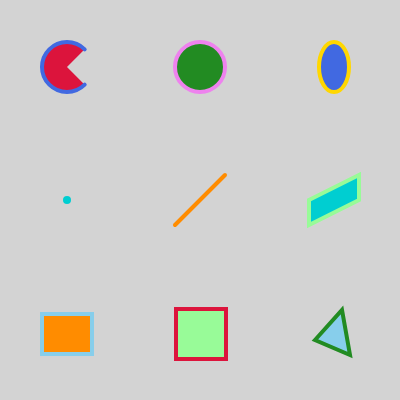
Frame 1 (no input)
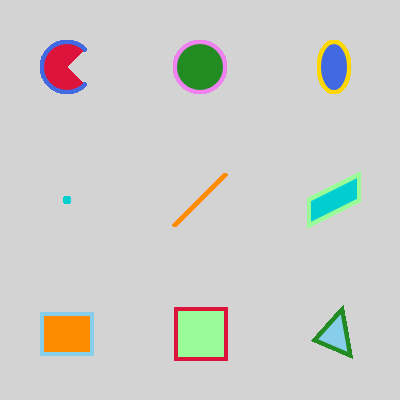
Frame 60 (no input)
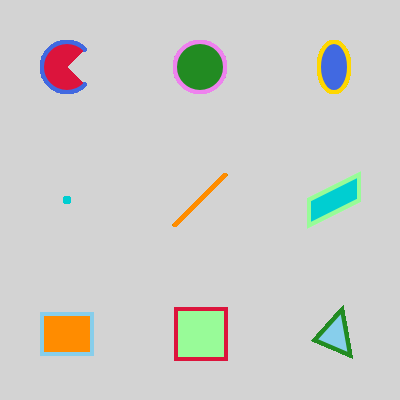
Frame 120 (the mouse pressed at the canvas centre since frame 60)

The p5.js sketch that drew these frames (run headless with seeded random() and noise() and a simulated clock; from frame 60 on, the mouse is pressed at the canvas centre):

// p5.js sketch
// ── sketch.js
function setup() {
  createCanvas(400, 400);
  // By default angles in p5js are specified in radians.
  // This switches to degree mode so we can specify
  // angles from 0 to 360 instead of 0 to 2 * PI
  angleMode(DEGREES);
  // Let's make our canvas light gray
  background('LightGray');
  strokeWeight(4);
}

function draw() {
  fill('Crimson');
  stroke('RoyalBlue');
  arc(67, 67, 50, 50, 45, 360 - 45);
  
  fill('ForestGreen');
  stroke('Violet');
  circle(200, 67, 50);
  
  fill('RoyalBlue');
  stroke('Gold');
  ellipse(334, 67, 30, 50);
  
  fill('Violet');
  stroke('DarkTurquoise');
  strokeWeight(8); // we need to increase the thickness of the stroke to make the point more visible
  point(67, 200);
  strokeWeight(4);

  fill('Gold');
  stroke('DarkOrange');
  line(175, 225, 225, 175);
  
  fill('DarkTurquoise');
  stroke('PaleGreen');
  quad(309, 225, 309, 200, 359, 175, 359, 200); 
  
  fill('DarkOrange');
  stroke('SkyBlue');
  rect(42, 314, 50, 40);
  
  fill('PaleGreen');
  stroke('Crimson');
  square(176, 309, 50);
  
  fill('SkyBlue');
  stroke('ForestGreen');
  triangle(315, 340, 342, 310, 350, 355); 
}
